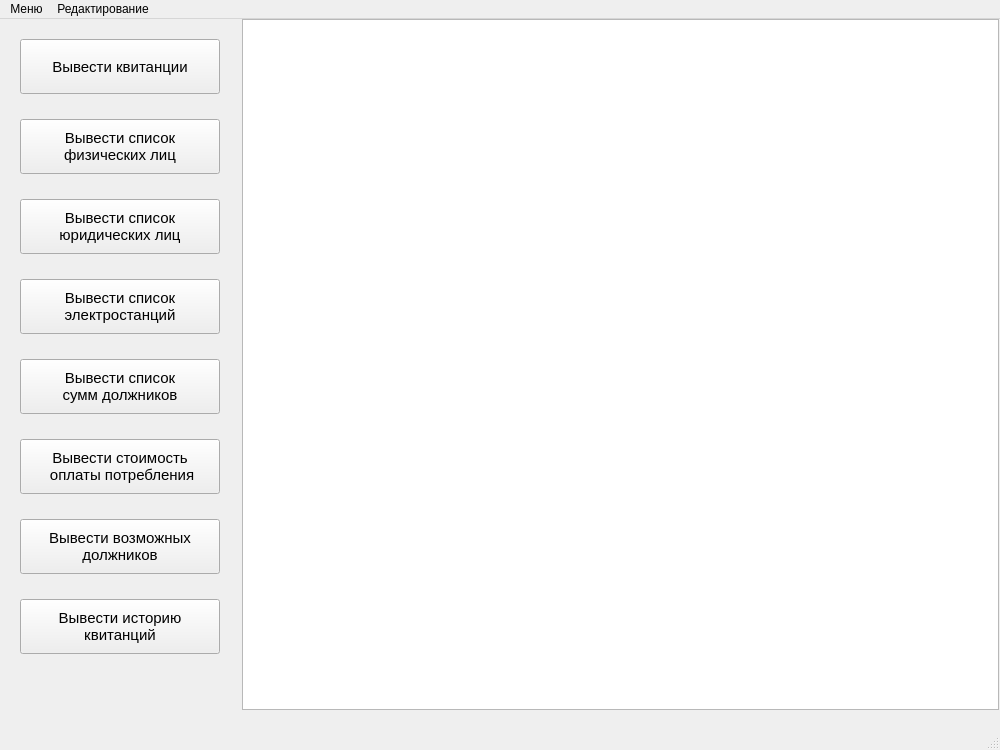
<?xml version="1.0" encoding="UTF-8"?>
<ui version="4.0">
 <class>FunctionsWindow</class>
 <widget class="QMainWindow" name="FunctionsWindow">
  <property name="geometry">
   <rect>
    <x>0</x>
    <y>0</y>
    <width>1000</width>
    <height>750</height>
   </rect>
  </property>
  <property name="minimumSize">
   <size>
    <width>1000</width>
    <height>750</height>
   </size>
  </property>
  <property name="maximumSize">
   <size>
    <width>1000</width>
    <height>750</height>
   </size>
  </property>
  <property name="windowTitle">
   <string>Система расчёта оплаты</string>
  </property>
  <widget class="QWidget" name="centralwidget">
   <widget class="QTableView" name="tableView">
    <property name="geometry">
     <rect>
      <x>242</x>
      <y>0</y>
      <width>757</width>
      <height>691</height>
     </rect>
    </property>
   </widget>
   <widget class="QPushButton" name="InvoicesPushButton">
    <property name="geometry">
     <rect>
      <x>20</x>
      <y>20</y>
      <width>200</width>
      <height>55</height>
     </rect>
    </property>
    <property name="font">
     <font>
      <family>Segoe UI</family>
      <pointsize>11</pointsize>
     </font>
    </property>
    <property name="text">
     <string>Вывести квитанции</string>
    </property>
   </widget>
   <widget class="QPushButton" name="PersonsPushButton">
    <property name="geometry">
     <rect>
      <x>20</x>
      <y>100</y>
      <width>200</width>
      <height>55</height>
     </rect>
    </property>
    <property name="font">
     <font>
      <family>Segoe UI</family>
      <pointsize>11</pointsize>
     </font>
    </property>
    <property name="text">
     <string>Вывести список 
физических лиц</string>
    </property>
   </widget>
   <widget class="QPushButton" name="EntitiesPushButton">
    <property name="geometry">
     <rect>
      <x>20</x>
      <y>180</y>
      <width>200</width>
      <height>55</height>
     </rect>
    </property>
    <property name="font">
     <font>
      <family>Segoe UI</family>
      <pointsize>11</pointsize>
     </font>
    </property>
    <property name="text">
     <string>Вывести список 
юридических лиц</string>
    </property>
   </widget>
   <widget class="QPushButton" name="StationsPushButton">
    <property name="geometry">
     <rect>
      <x>20</x>
      <y>260</y>
      <width>200</width>
      <height>55</height>
     </rect>
    </property>
    <property name="font">
     <font>
      <family>Segoe UI</family>
      <pointsize>11</pointsize>
     </font>
    </property>
    <property name="text">
     <string>Вывести список
электростанций</string>
    </property>
   </widget>
   <widget class="QPushButton" name="DebtorsPushButton">
    <property name="geometry">
     <rect>
      <x>20</x>
      <y>340</y>
      <width>200</width>
      <height>55</height>
     </rect>
    </property>
    <property name="font">
     <font>
      <family>Segoe UI</family>
      <pointsize>11</pointsize>
     </font>
    </property>
    <property name="text">
     <string>Вывести список
сумм должников</string>
    </property>
   </widget>
   <widget class="QPushButton" name="PayPushButton">
    <property name="geometry">
     <rect>
      <x>20</x>
      <y>420</y>
      <width>200</width>
      <height>55</height>
     </rect>
    </property>
    <property name="font">
     <font>
      <family>Segoe UI</family>
      <pointsize>11</pointsize>
     </font>
    </property>
    <property name="text">
     <string>Вывести стоимость
 оплаты потребления</string>
    </property>
   </widget>
   <widget class="QPushButton" name="PotentialPushButton">
    <property name="geometry">
     <rect>
      <x>20</x>
      <y>500</y>
      <width>200</width>
      <height>55</height>
     </rect>
    </property>
    <property name="font">
     <font>
      <family>Segoe UI</family>
      <pointsize>11</pointsize>
     </font>
    </property>
    <property name="text">
     <string>Вывести возможных
должников</string>
    </property>
   </widget>
   <widget class="QPushButton" name="PotentialPushButton_2">
    <property name="geometry">
     <rect>
      <x>20</x>
      <y>580</y>
      <width>200</width>
      <height>55</height>
     </rect>
    </property>
    <property name="font">
     <font>
      <family>Segoe UI</family>
      <pointsize>11</pointsize>
     </font>
    </property>
    <property name="text">
     <string>Вывести историю
квитанций</string>
    </property>
   </widget>
   <zorder>InvoicesPushButton</zorder>
   <zorder>PersonsPushButton</zorder>
   <zorder>EntitiesPushButton</zorder>
   <zorder>StationsPushButton</zorder>
   <zorder>DebtorsPushButton</zorder>
   <zorder>PayPushButton</zorder>
   <zorder>PotentialPushButton</zorder>
   <zorder>PotentialPushButton_2</zorder>
   <zorder>tableView</zorder>
  </widget>
  <widget class="QMenuBar" name="menubar">
   <property name="geometry">
    <rect>
     <x>0</x>
     <y>0</y>
     <width>1000</width>
     <height>25</height>
    </rect>
   </property>
   <widget class="QMenu" name="menu">
    <property name="title">
     <string>Меню</string>
    </property>
    <addaction name="action"/>
   </widget>
   <widget class="QMenu" name="menu_2">
    <property name="enabled">
     <bool>true</bool>
    </property>
    <property name="title">
     <string>Редактирование</string>
    </property>
    <addaction name="action_2"/>
    <addaction name="action_3"/>
    <addaction name="action_4"/>
    <addaction name="action_5"/>
    <addaction name="action_6"/>
   </widget>
   <addaction name="menu"/>
   <addaction name="menu_2"/>
  </widget>
  <widget class="QStatusBar" name="statusbar"/>
  <action name="action">
   <property name="text">
    <string>Справка</string>
   </property>
  </action>
  <action name="action_2">
   <property name="text">
    <string>Редактировать квитанции</string>
   </property>
  </action>
  <action name="action_3">
   <property name="text">
    <string>Редактировать список физических лиц</string>
   </property>
  </action>
  <action name="action_4">
   <property name="text">
    <string>Редактировать список юридических лиц</string>
   </property>
  </action>
  <action name="action_5">
   <property name="text">
    <string>Редактировать список станций</string>
   </property>
  </action>
  <action name="action_6">
   <property name="text">
    <string>Редактировать список должников</string>
   </property>
  </action>
 </widget>
 <resources/>
 <connections/>
</ui>
